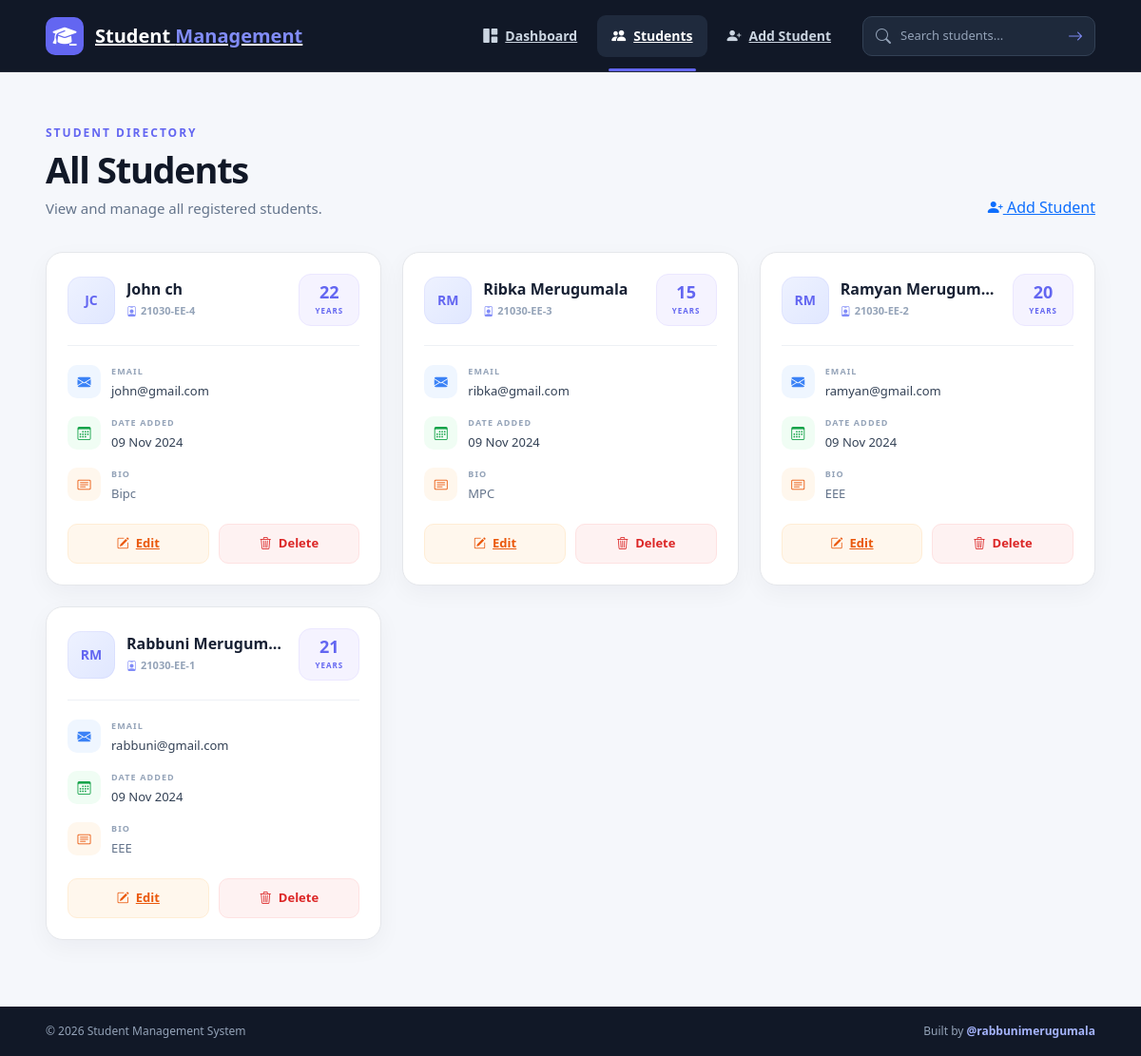
Before: /students with the older database file.
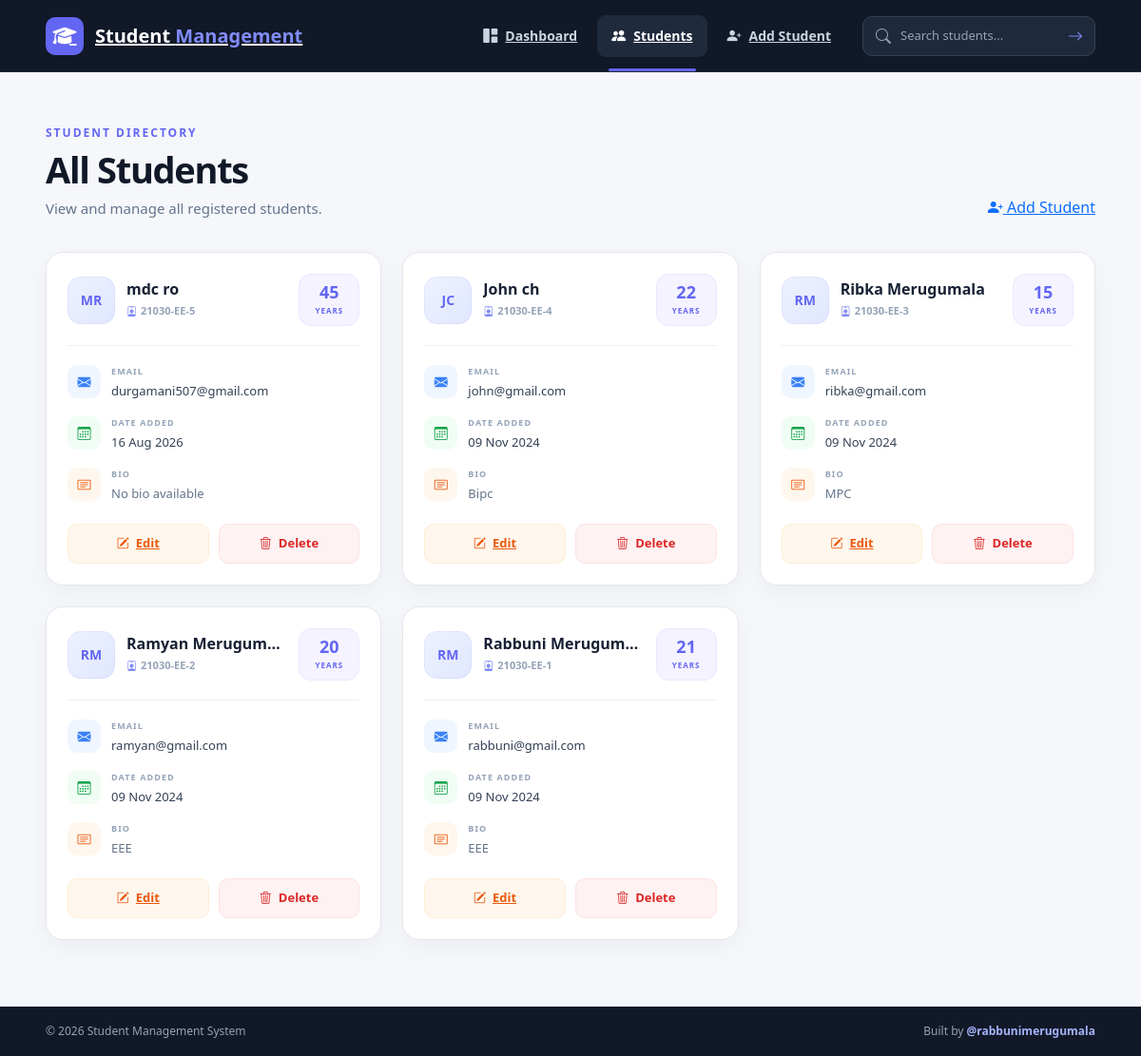
After: the same page with the newer database file.
### main.py (models this page shows)
class Student(db.Model):
    id = db.Column(db.Integer, primary_key=True)
    first_name = db.Column(db.String(100), nullable=False)
    last_name = db.Column(db.String(100), nullable=False)
    email = db.Column(db.String(80), unique=True, nullable=False)
    age = db.Column(db.Integer)
    created_at = db.Column(db.DateTime(timezone=True), server_default=func.now())
    bio = db.Column(db.Text)

### main.py (the view)
@app.get("/students")
def students():
    data = Student.query.order_by(Student.id.desc()).all()
    return render_template("students.html", students=data)

### templates/students.html (shortened to what the changed rows need)
{% extends "base.html" %}
{% block content %}
<div class="students-page">
    <div class="students-container">
        <div class="students-header">
            <div>
                <h1>All Students</h1>
            </div>
        </div>
        {% if students %}
        <div class="students-grid">
            {% for student in students %}
            <article class="student-card">
                <div class="student-card-header">
                    <div class="student-profile">
                        <div class="student-avatar">
                            {{ student.first_name[0]|upper }}{{ student.last_name[0]|upper }}
                        </div>
                        <div class="student-profile-info">
                            <h2>
                                {{ student.first_name }} {{ student.last_name }}
                            </h2>
                            <span class="student-id">
                                <i class="bi bi-person-badge"></i>
                                21030-EE-{{ student.id }}
                            </span>
                        </div>
                    </div>
                    <div class="student-age">
                        <strong>{{ student.age }}</strong>
                        <span>YEARS</span>
                    </div>
                </div>
                <div class="student-divider"></div>
                <div class="student-info">
                    <div class="student-info-row">
                        <div class="info-icon email-icon">
                            <i class="bi bi-envelope-fill"></i>
                        </div>
                        <div class="info-content">
                            <span class="info-label">
                                EMAIL
                            </span>
                            <p>
                                {{ student.email }}
                            </p>
                        </div>
                    </div>
                    <div class="student-info-row">
                        <div class="info-icon date-icon">
                            <i class="bi bi-calendar3"></i>
                        </div>
                        <div class="info-content">
                            <span class="info-label">
                                DATE ADDED
                            </span>
                            <p>
                                {{ student.created_at.strftime('%d %b %Y') if student.created_at else 'Unknown' }}
                            </p>
                        </div>
                    </div>
                    <div class="student-info-row">
                        <div class="info-icon bio-icon">
                            <i class="bi bi-card-text"></i>
                        </div>
                        <div class="info-content">
                            <span class="info-label">
                                BIO
                            </span>
                            <p class="student-bio">
                                {{ student.bio or "No bio available" }}
                            </p>
                        </div>
                    </div>
                </div>
                <div class="student-card-actions">
                    <a
                        href="{{ url_for('edit_student', student_id=student.id) }}"
                        class="card-action edit-action"
                    >
                        <i class="bi bi-pencil-square"></i>
                        Edit
                    </a>
                    <form
                        method="post"
                        action="{{ url_for('delete_student', student_id=student.id) }}"
                    >
                        <button
                            type="submit"
                            class="card-action delete-action"
                            onclick="return confirm('Delete this student?');"
                        >
                            <i class="bi bi-trash3"></i>
                            Delete
                        </button>
                    </form>
                </div>
            </article>
            {% endfor %}
        </div>
        {% endif %}
    </div>
</div>
{% endblock %}

Changed rows visible on the page:
added Student: first_name "M", last_name "R", first_name "mdc", last_name "ro", id "5", age "45", email "durgamani507@gmail.com", created_at "16 Aug 2026", bio "No bio available"
